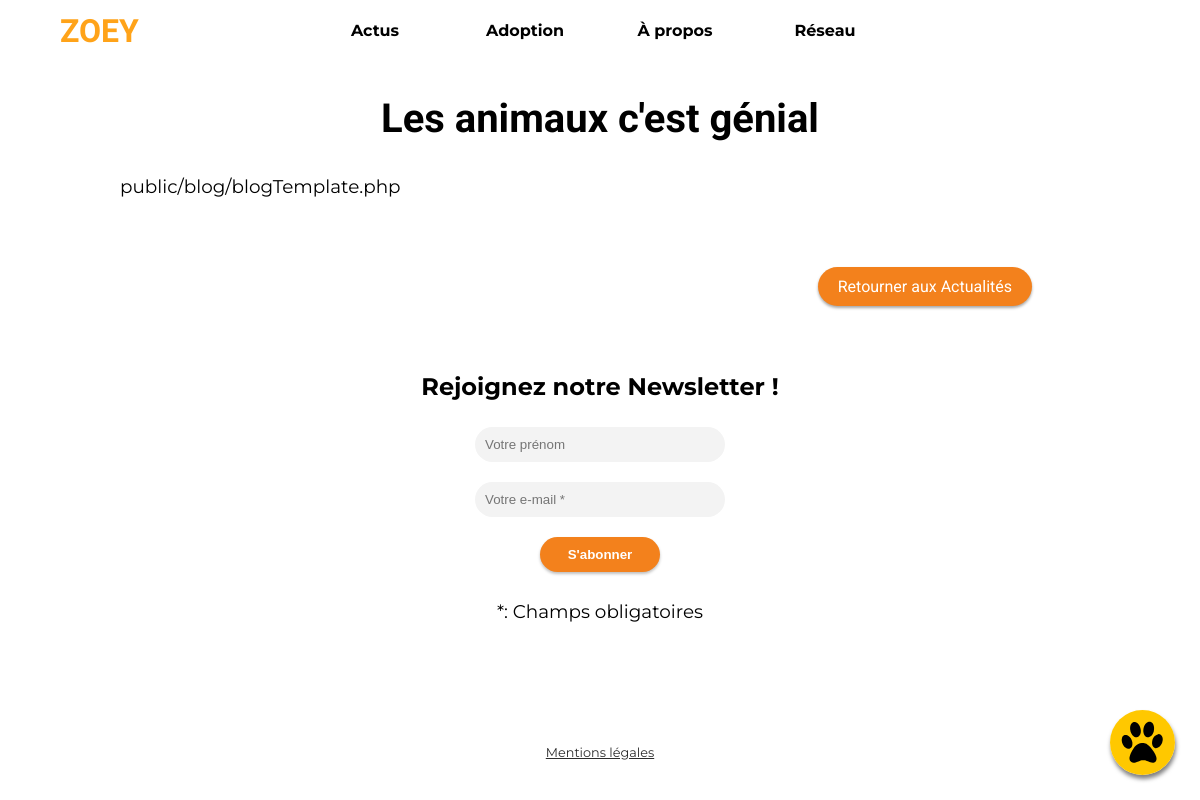
Page /old/prod_adoption/index.php?action=blog&id=1 on the earlier database version.
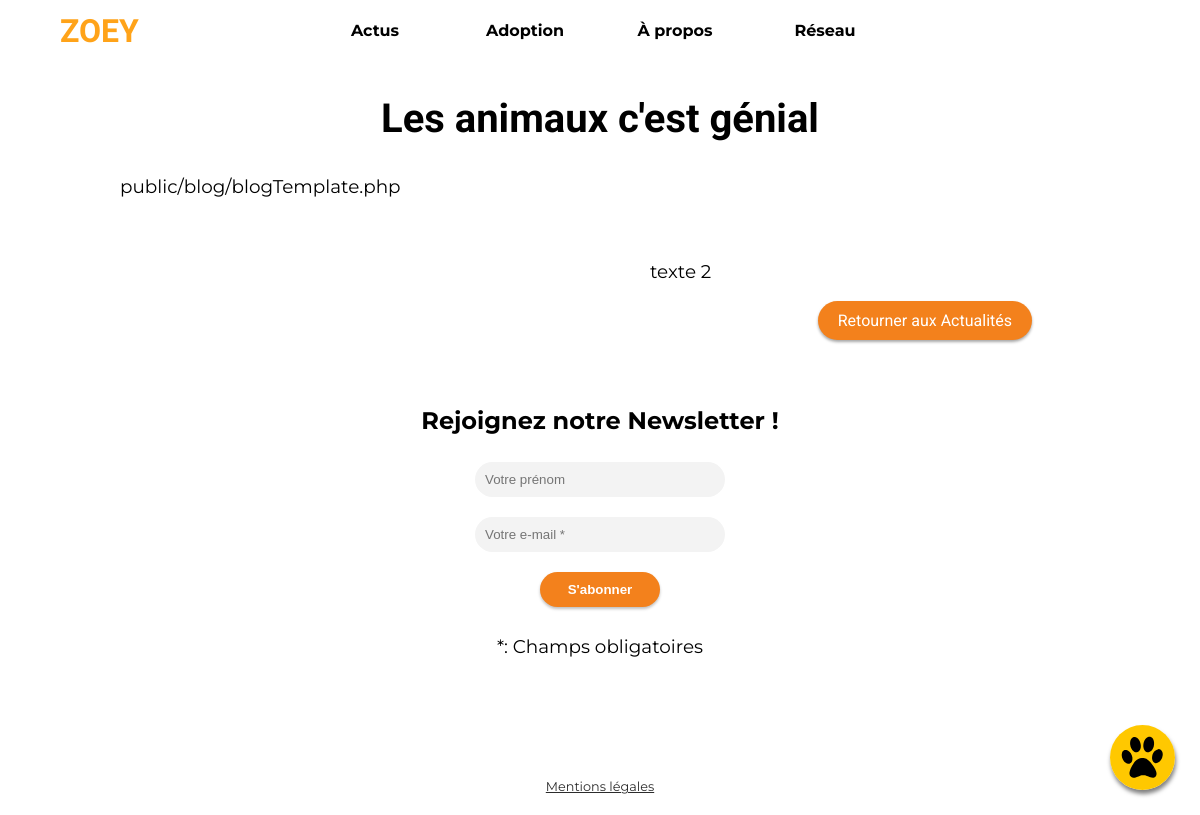
Same page on the later database version.
### tables this page shows
CREATE TABLE `blog` (
  `id` int NOT NULL,
  `titre` varchar(45) DEFAULT NULL,
  `resume` varchar(255) NOT NULL,
  `texte1` text,
  `url_image` varchar(45) NOT NULL,
  `description_photo` varchar(255) NOT NULL,
  `texte2` text NOT NULL,
  `date_publication` datetime DEFAULT CURRENT_TIMESTAMP,
  `fk_idcategorie` int DEFAULT NULL
);

### old/prod_adoption/controller/controller.php (called while the page is built, shortened)
<?php
    require_once(BASE_URL . "model/model.php");
    function printArticle(){
        $article = getArticle();
        require(BASE_URL . "view/articleView.php");
    }

### old/prod_adoption/model/model.php (called while the page is built, shortened)
<?php
function getArticle(){
    if (isset($_GET['id']) && is_numeric($_GET['id']) && intval($_GET['id']) > 0){
        $articleId = intval($_GET['id']);
        require("PDO.php");
        $db = new PDO ("mysql:host={$host};dbname={$dbname};", $username, $password, array
        (PDO::MYSQL_ATTR_INIT_COMMAND => 'SET NAMES utf8'));
        $sql = "SELECT * FROM `blog` WHERE id = ?";
        $req = $db -> prepare($sql);
        $req -> execute(array($articleId));
        return $req;
    } else {
        throw new Exception("Cet article n'existe pas !");
    }
}

### old/prod_adoption/view/articleView.php (the view, shortened to what this page needs)
<?php
$article = $article->fetch();
?>
<section class="section1">
    <h1 class="titleArt"><?= htmlspecialchars($article['titre']) ?></h1>
    <p class="intro"><?= nl2br($article['texte1']) ?></p>
</section>
<section class="article">
    <p>
        <?= nl2br($article['texte2']) ?>
    </p>
    <div class="btnWrap">
        <a href="index.php?action=blog" class="btn">Retourner aux Actualités</a>
    </div>
</section>
<?php
$viewContent = ob_get_clean();
ob_start(); ?>
<link rel="stylesheet" href="<?= BASE_URL ?>public/css/style_article.css">
<?php
$stylesBlock = ob_get_clean();
ob_start(); ?>
<?php
require(BASE_URL . 'public/template/template.php');

### old/prod_adoption/index.php (shortened to what this page needs)
<?php
    require("controller/controller.php");
try{
    if (isset($_GET['action'])) {
        if ($_GET['action'] == 'blog') {
            if (isset($_GET['id'])) {
                printArticle();
            }
            else{
                printBlog();
            }
        } else if ($_GET['action'] == 'legal'){
            printLegal();
        } else if ($_GET['action'] == 'adoption'){
            if (isset($_GET['id'])) {
                printAdoptionAnimal();
            }
            else{
                printAdoption();
            }
        } else if ($_GET['action'] == 'newsletter'){
            printNewsletter();
        } else if ($_GET['action'] == 'connect'){
            printConnect();
        }
    } else {
        printPresentation();
    }
} catch (Exception $e) {
    $errorMsg = $e->getMessage();
    require(BASE_URL . "view/errorView.php");
}

### old/prod_adoption/public/template/template.php (shortened to what this page needs)
<!DOCTYPE html>
<html lang="fr">
<head>
    <link rel="stylesheet" href="<?= BASE_URL ?>public/css/style_old.css">
    <link rel="stylesheet" href="<?= BASE_URL ?>public/css/style.css">
    <?php if (isset($stylesBlock)) echo $stylesBlock ?>
</head>
<body>
    <header><h1><a href="index.php?action=blog">ZOEY</a></h1>
    </header>
    <nav class="menu">
        <div class="menuInner">
            <a href="index.php?action=blog"><img src="<?= BASE_URL ?>public/images/icons/actus.svg" alt="Page actus"><h2>Actus</h2></a>
            <a href="index.php?action=adoption"><img src="<?= BASE_URL ?>public/images/icons/adoption.svg" alt="Page adoption"><h2>Adoption</h2></a>
        </div>
        <div class="menuInner">
            <a href="index.php?action=presentation"><img src="<?= BASE_URL ?>public/images/icons/profil.svg" alt="Page qui sommes-nous ?"><h2>À propos</h2></a>
            <a href="index.php?action=newsletter"><img src="<?= BASE_URL ?>public/images/icons/forum.svg" alt="Réseau social zoey"><h2>Réseau</h2></a>
        </div>
    </nav>
    <a class="feed" href=""><img src="<?= BASE_URL ?>public/images/icons/feed.svg" alt=""></a>
    <?= $viewContent ?>
    <?php
    if (isset($printNewsletter) && !$printNewsletter){
        $printNewsletter = true;
    } else {
        ?>
            <form class="newsletter" id="newsletterForm">
                <h1>Rejoignez notre Newsletter !</h1>
                <input type="text" name="prenom" id="newsletterName" placeholder="Votre prénom">
                <input type="email" name="email" id="newsletterMail" placeholder="Votre e-mail *" required>
                <input type="submit" value="S'abonner" id="submitNewsletter">
                <p>*: Champs obligatoires</p>
            </form>
        <?php
    }
    ?>
    <div class="legalLink">
        <a href="index.php?action=legal">Mentions légales</a>
    </div>
</body>
</html>

### dev_project/public/css/style.css (style rules this page uses)
body { margin: 0; padding: 0 0 150px 0; display: flex; align-items: center; justify-content: center; flex-direction: column; font-family: "Montserrat", sans-serif; scrollbar-color: #f3811c rgb(230, 230, 230); scrollbar-width: thin; }
input { border: none; background-color: #F3F3F3; border-radius: 25px; padding: 5px 10px; margin: 10px; color: #949393; height: fit-content; height: -moz-fit-content; min-height: 25px; }
input[type="submit"] { width: 120px; height: fit-content; height: -moz-fit-content; background: #f3811c; padding: 10px 20px 10px 20px; font-weight: bold; color: white; box-shadow: 0px 2px 3px 0px rgba(0, 0, 0, 0.25); transition: 0.25s ease-in-out; }
input[name="email"], input[name="prenom"] { width: 230px; }
.btn { font-family: "Roboto", sans-serif; font-size: 1rem; text-decoration: none; text-align: center; color: white; background-color: #f3811c; padding: 10px 20px 10px 20px; height: fit-content; height: -moz-fit-content; width: fit-content; width: -moz-fit-content; border-radius: 20px; box-shadow: 0px 2px 3px 0px rgba(0, 0, 0, 0.35); transition: 0.25s ease-in-out; }
header { display: flex; align-items: center; justify-content: space-between; height: 60px; width: 90%; padding: 0 5%; }
header>h1 a { text-decoration: none; font-family: 'Exo 2', sans-serif; margin: 0; color: #FFA319; cursor: pointer; }
.menu { padding: 0; margin: 0; height: 100px; width: 100vw; display: flex; justify-content: center; min-width: 112px; position: fixed; bottom: -10px; z-index: 1010; }
.feed { z-index: 1000; position: fixed; transform: translate(-50%, 50%); width: 65px; height: 65px; left: 50%; bottom: 105px; border-radius: 100%; box-shadow: 1px 4px 4px rgba(0, 0, 0, 0.5); }
.feed img { height: 100%; width: 100%; }
.menuInner { background-color: white; width: calc(50vw - 54px); height: 100px; display: flex; justify-content: center; }
.menuInner>a { display: flex; flex-direction: column; align-items: center; justify-content: center; text-decoration: none; color: black; height: 100%; width: 50%; }
.menu h2 { margin: 5px 0 0 0; font-size: 0.75rem; text-align: center; white-space: nowrap; }
.newsletter { display: flex; flex-direction: column; align-items: center; }
.newsletter h1 { text-align: center; }
#submitNewsletter { cursor: pointer; }
@media (min-width: 800px) { body { padding: 60px 0 0 0; } }
@media (min-width: 800px) { .newsletter { justify-content: center; } }
@media (min-width: 800px) { .newsletter h1 { font-size: 1.5rem; } }
@media (min-width: 800px) { .newsletter p { align-self: unset; } }
@media (min-width: 800px) { .feed { left: auto; right: 25px; bottom: 25px; transform: translate(0%, 0%); transition: 0.25s ease-in-out; } }
@media (min-width: 800px) { header { z-index: 100; top: 0; position: fixed; background-color: rgba(255, 255, 255, 0.75); } }
@media (min-width: 800px) { .menuInner { background-color: initial; height: 100%; width: 25vw; } }
@media (min-width: 800px) { .menuInner>a { transition: 0.25s ease-in-out; } }
@media (min-width: 800px) { .menuInner h2 { font-size: 1rem; margin: 0; } }
@media (min-width: 800px) { .menu { height: 60px; width: 50vw; margin: auto; margin-top: 0; margin-bottom: 0; top: 0; } }
.legalLink { margin-top: 100px; margin-bottom: 20px; }
.legalLink a { color: rgb(44, 44, 44); font-size: 0.8rem; }

### old/prod_adoption/public/css/style_article.css (style rules this page uses)
.section1 { width: 80vw; }
.article, .contentBlog { width: 100%; padding: 25px 0 50px 0; overflow-x: hidden; display: flex; flex-direction: column; align-items: center; }
p { max-width: 80vw; font-family: "Montserrat", sans-serif; text-align: justify; }
.titleArt { margin-top: 35px; font-family: "Roboto", sans-serif; text-align: center; font-weight: bold; font-size: 1.6rem; }
.intro { font-family: "Montserrat", sans-serif; text-align: justify; }
.btnWrap { width: 100%; display: flex; justify-content: center; }
@media (min-width: 800px) { .titleArt { font-size: 2.5rem; } }
@media (min-width: 800px) { p { font-size: 1.15rem; } }
@media (min-width: 800px) { .article { display: inline-block; width: 80vw; } }
@media (min-width: 800px) { .btnWrap { width: 95%; display: flex; justify-content: flex-end; } }

Differences in the rows shown:
changed blog "Les animaux c'est génial": texte2 (not shown) → "texte 2"
